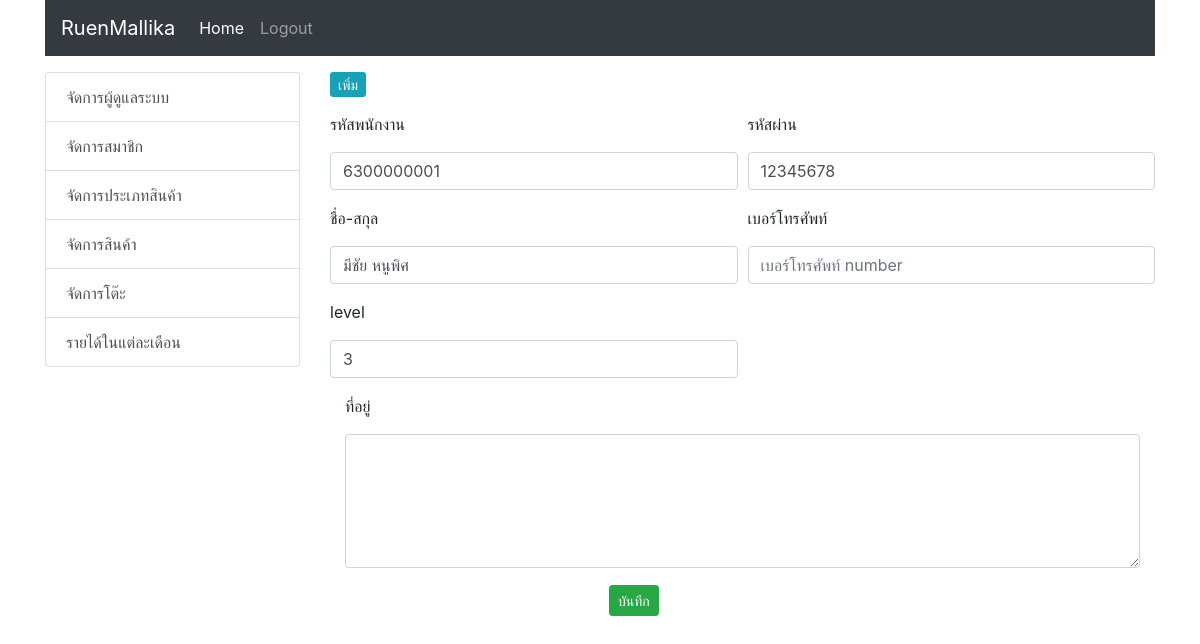
The app's page /code_web/admin/admin.php?act=edit&ID=6300000001 with its own data.
### tables this page shows
CREATE TABLE Staff(
	staffId		CHAR(10) NOT NULL,
	password	CHAR(8),
	level		INTEGER(1),
	staffName	VARCHAR(80),
	staffTel	CHAR(10),
	staffAddress VARCHAR(80),	
	CONSTRAINT Staff_pk PRIMARY KEY (staffId)
);

### code_web/admin/admin_form_edit.php (the view, shortened to what this page needs)
<?php
include('condb.php');
$staffId = $_REQUEST["ID"];
$sql = "SELECT * FROM staff WHERE staffId='$staffId' ";
$result = mysqli_query($con, $sql) or die ("Error in query: $sql " . mysqli_error());
$row = mysqli_fetch_array($result);
extract($row);
?>
<?php include('h.php');?>
<form  name="staff" action="admin_form_edit_db.php" method="POST" id="staff" class="form-horizontal">
          <div class="form-row">
            <div class="form-group col-md-6">
            <p> รหัสพนักงาน </p>
              <input  name="staffId" type="text" required class="form-control" id="staffId"  value="<?php echo $staffId; ?>"placeholder="รหัสพนักงาน" pattern="^[0-9]+$" title="ตัวเลขเท่านั้น" minlength="10"  />
            </div>
            <div class="form-group col-md-6">
            <p> รหัสผ่าน </p>
              <input  name="password" type="text" required class="form-control" id="password"  value="<?php echo $password; ?>"placeholder="รหัสผ่าน" pattern="^[a-zA-Z0-9]+$" title="ภาษาอังกฤษหรือตัวเลขเท่านั้น" minlength="6"  />
            </div>
          </div>
          <div class="form-row">
            <div class="form-group col-md-6">
            <p> ชื่อ-สกุล </p>
              <input  name="staffName" type="text" required class="form-control" id="staffName"  value="<?php echo $staffName; ?>" placeholder="ชื่อ-สกุล" minleght="3" />
            </div>
            <div class="form-group col-md-6">
            <p> เบอร์โทรศัพท์ </p>
              <input  name="staffTel" type="text" required class="form-control" id="staffTel"  value="<?php echo $staffTel; ?>" placeholder="เบอร์โทรศัพท์ number" minleght="10"  pattern="^[0-9]+$"title="ไม่ต้องใส่ขีด - " />
            </div>
          </div>
          <div class="form-row">
            <div class="form-group col-md-6">
            <p> level </p>
              <input  name="level" type="text" required class="form-control" id="level"  value="<?php echo $level; ?>"placeholder="level" pattern="^[1-3]+$" minlength="1" title="3=Admin, 2=Staff, 1=Chef"/>
            </div>
          </div>
          <div class="form-group">
          <div class="col-sm-12">
            <p> ที่อยู่ </p>
             <textarea  name="staffAddress" type="text" required class="form-control" id="staffAddress"  placeholder="ที่อยู่" maxlength="300" rows="5" cols="60">
             <?php echo $staffAddress; ?></textarea>
          </div>
        </div>
          <div class="form-group">
            <div class="col-sm-3"> </div>
            <div class="col-sm-5" align="right">
              <button type="submit" class="btn btn-success btn-sm" id="btn"> <span class="glyphicon glyphicon-saved"></span> บันทึก  </button>
            </div>
          </div>
        </form>

### records on screen
staff: staffId "6300000001", password "12345678", staffName "มีชัย หนูพิศ", level "3"
